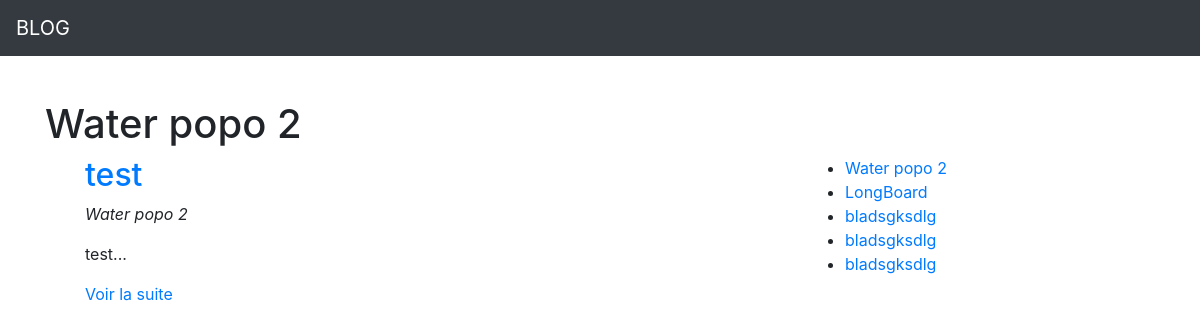
Page /index.php?p=posts.category&id=1 on the committed database.
### tables this page shows
CREATE TABLE `categories` (
  `id` int(11) NOT NULL,
  `title` varchar(255) DEFAULT NULL
);

CREATE TABLE `articles` (
  `id` int(11) NOT NULL,
  `title` varchar(255) NOT NULL,
  `content` longtext,
  `date` datetime NOT NULL DEFAULT CURRENT_TIMESTAMP,
  `category_id` int(11) DEFAULT NULL
);

### core/Controller/Controller.php (called while the page is built, shortened)
<?php
class Controller
{
    protected $viewPath;
    protected function render($view, $variables = []){
        extract($variables);
        require ($this->viewPath . str_replace('.', '/', $view) .'.php');
    }
}

### app/Controller/PostsController.php (called while the page is built, shortened)
<?php
class PostsController extends AppController
{
    public function category(){
        $categorie = $this->Category->find($_GET['id']);
        $articles = $this->Post->lastByCategory($_GET['id']);
        $categories = $this->Category->all();
        $this->render('posts.category', compact('articles', 'categories', 'categorie'));
    }
}

### public/index.php (called while the page is built, shortened)
<?php
if(isset($_GET['p'])){
    $page = $_GET['p'];
}else{
    $page = 'posts.index';
}
$page = explode('.', $page);
if($page[0] == 'admin'){
    $controller = '\App\Controller\Admin\\' . ucfirst($page[1]) . 'Controller';
    $action = $page[2];
} else {
    $action = $page[1];
}
$controller = new $controller();
$controller->$action();

### core/Table/Table.php (called while the page is built, shortened)
<?php
class Table
{
    protected $table;
    protected $db;
    public function __construct(Database $db)
    {
        $this->db = $db;
    }
    public function all(){
        return $this->query('SELECT * FROM ' . $this->table);
    }
    public function query($statement, $attributes = null, $one = false){
        if($attributes){
            return $this->db->prepare($statement, $attributes, str_replace('Table', 'Entity', get_class($this)), $one);
        } else {
            return $this->db->query($statement, str_replace('Table', 'Entity', get_class($this)), $one);
        }
    }
    public function find($id){
        return $this->query("SELECT * FROM {$this->table} WHERE id =?", [$id], true);
    }
}

### core/Database/MysqlDatabase.php (called while the page is built, shortened)
<?php
     class MysqlDatabase extends Database{
         private $db_name;
         private $db_user;
         private $db_pass;
         private $db_host;
         private $pdo;
         public function __construct($db_name, $db_user, $db_pass, $db_host = 'localhost')
         {
             $this->db_name = $db_name;
             $this->db_user = $db_user;
             $this->db_pass = $db_pass;
             $this->db_host = $db_host;
         }
         private function getPDO(){
             if($this->pdo === null){
                 $pdo = new PDO('mysql:dbname='.$this->db_name.';host='.$this->db_host,$this->db_user,$this->db_pass);
                 $pdo->setAttribute(PDO::ATTR_ERRMODE, PDO::ERRMODE_EXCEPTION);
                 $this->pdo = $pdo;
             }
             return $this->pdo;
         }
         public function query($statement, $class_name = null, $one =false){
             $req = $this->getPDO()->query($statement);
             if($class_name === null){
                 $req->setFetchMode(PDO::FETCH_OBJ);
             } else {
                 $req->setFetchMode(PDO::FETCH_CLASS, $class_name);
             }
             if($one){
                 $datas = $req->fetch();
             }else {
                 $datas = $req->fetchAll();
             }
             return $datas;
         }
         public function prepare($statement, $attributes, $class_name = null, $one = false){
             $req = $this->getPDO()->prepare($statement);
             $res = $req->execute($attributes);
             $req->execute($attributes);
             if($class_name === null){
                 $req->setFetchMode(PDO::FETCH_OBJ);
             } else {
                 $req->setFetchMode(PDO::FETCH_CLASS, $class_name);
             }
             if($one){
                 $datas = $req->fetch();
             }else {
                 $datas = $req->fetchAll();
             }
             return $datas;
         }
     };

### app/Autoloader.php (called while the page is built, shortened)
<?php
class Autoloader{
    static function autoload($class){
        if (strpos($class, __NAMESPACE__ . '\\') === 0){
            $class = str_replace(__NAMESPACE__ . '\\', '', $class);
            $class = str_replace('\\', '/', $class);
        }
    }
}

### core/Autoloader.php (called while the page is built, shortened)
<?php
class Autoloader{
    static function autoload($class){
        if (strpos($class, __NAMESPACE__ . '\\') === 0){
            $class = str_replace(__NAMESPACE__ . '\\', '', $class);
            $class = str_replace('\\', '/', $class);
        }
    }
}

### app/table/PostTable.php (called while the page is built, shortened)
<?php
class PostTable extends Table
{
    public function lastByCategory($category_id){
        return $this->query("
                  SELECT articles.id, articles.title, articles.content, categories.title as category
                  FROM articles LEFT JOIN categories ON category_id = categories.id
                  WHERE articles.category_id = ?
                  ORDER BY articles.date DESC", [$category_id]);
    }
}

### core/Entity/Entity.php (called while the page is built, shortened)
<?php
class Entity {
    public function __get($key){
        $method = 'get' . ucfirst($key);
        $this->$key = $this->$method();
        return $this->$key;
    }
}

### app/Entity/CategoryEntity.php (called while the page is built, shortened)
<?php
class CategoryEntity extends Entity{
    public function getURL(){
        return 'index.php?p=posts.category&id=' . $this->id;
    }
}

### app/views/posts/category.php (the view, shortened to what this page needs)
<h1><?= $categorie->title; ?></h1>
<div class="row">
    <div class="col-sm-8">
        <ul>
            <?php foreach ($articles as $post): ?>
                <h2> <a href="<?= $post->url ?>"><?= $post->title; ?></a></h2>
                <p><em><?= $post->category; ?></em></p>
                <p><?= $post->extrait; ?></p>
            <?php endforeach; ?>
        </ul>
    </div>
    <div class="col-sm-4">
        <ul>
            <?php foreach ($categories as $category): ?>
                <li>
                    <a href="<?= $category->url; ?>"><?= $category->title; ?></a>
                </li>
            <?php endforeach; ?>
        </ul>
    </div>
</div>

### app/Entity/PostEntity.php (shortened to what this page needs)
<?php
class PostEntity extends Entity{
    public function getURL(){
        return 'index.php?p=posts.show&id=' . $this->id;
    }
    public function getExtrait()
    {
        $html = '<p>' . substr($this->content, 0, 100) . '...</p>';
        $html .= '<p><a href="' . $this->getURL() . '">Voir la suite</a></p>';
        return $html;
    }
}

### rows in the picture
categories: title "Water popo 2"
articles: title "test", category.title "Water popo 2", content "test"
categories: title "LongBoard"
categories: title "bladsgksdlg"
categories: title "bladsgksdlg"
categories: title "bladsgksdlg"
